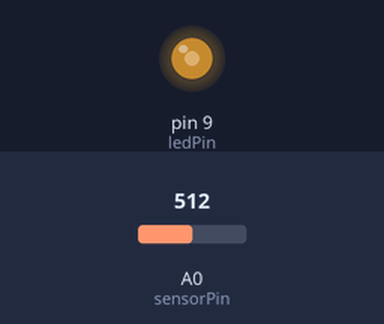
Recording of a sketch running on a simulated Arduino Uno, built with avr-gcc and run on an emulated ATmega328P. On the bench: output pins drawn as LEDs (lit = HIGH). The inputs (shaded band) are chosen by the test bench; at power-on: A0 (sensorPin) = 512.

Above: at 1.2 s.
1.3 s: A0 (sensorPin) set to 716
At 1.8 s:
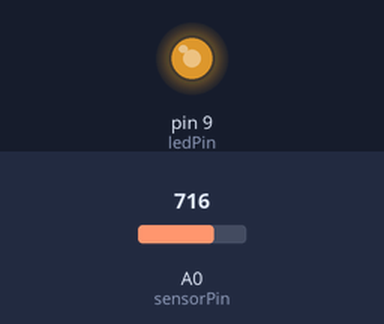
2.8 s: A0 (sensorPin) set to 900
At 4.0 s:
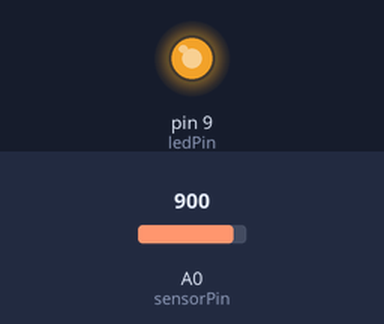
4.3 s: A0 (sensorPin) set to 122
At 5.3 s:
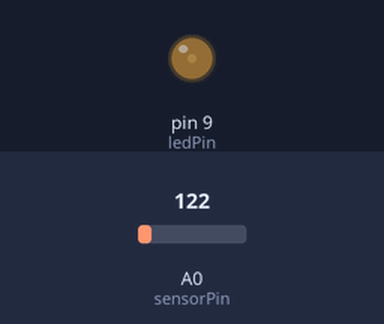
5.8 s: A0 (sensorPin) set to 0
At 6.4 s:
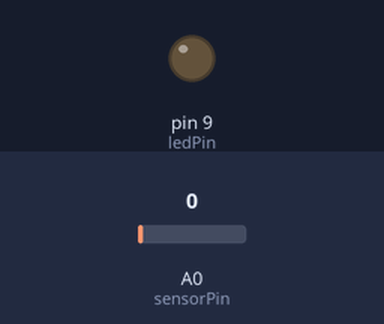
Timing chart, 0 to 8.3 s (numbered marks = the images above; inputs shaded):
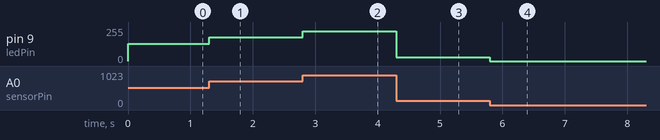

Measured:
- after the input at 1.3 s, pin 9 (ledPin): 128/255 → 179/255 at once
- after the input at 2.8 s, pin 9 (ledPin): 179/255 → 225/255 at once
- after the input at 4.3 s, pin 9 (ledPin): 225/255 → 30/255 at once
- after the input at 5.8 s, pin 9 (ledPin): 30/255 → 0/255 at once

The sketch:

read_pot_led.ino
```cpp
/*
    Reads analog pin 0 and uses that value to set the brightness of an led on pin 9
*/

int sensorPin = A0;
int sensorValue = 0;
int ledPin = 9;

void setup() {
  pinMode(ledPin, OUTPUT);
}

void loop() {
  sensorValue = analogRead(sensorPin);  //Read analog pin 0 value
  analogWrite(ledPin,sensorValue/4);    //Converts the analog read value to a value from 0-255 to set the led brightness
}
```
